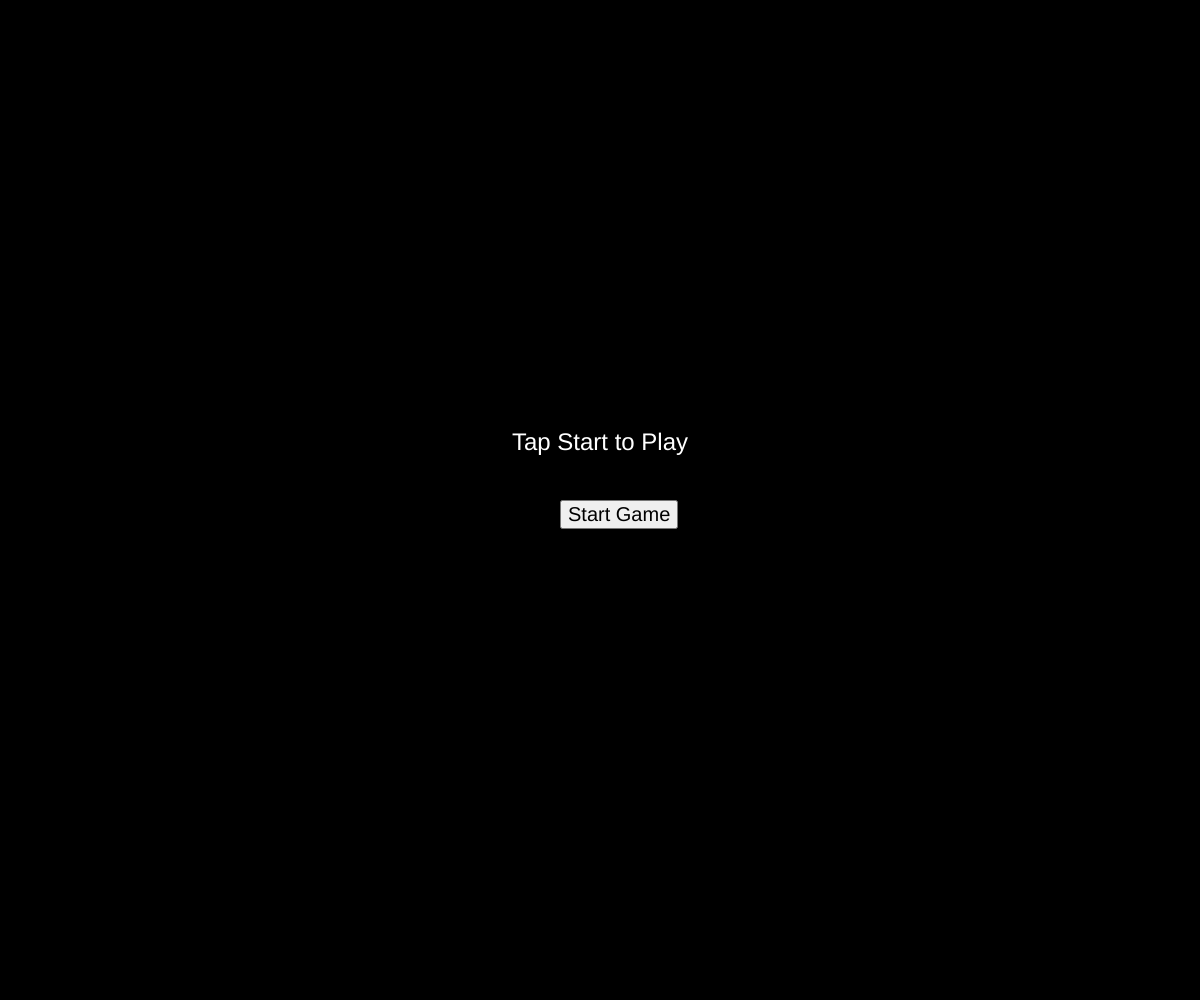
Frame 1 (no input)
Frame 60 (no input): identical to frame 1, image omitted
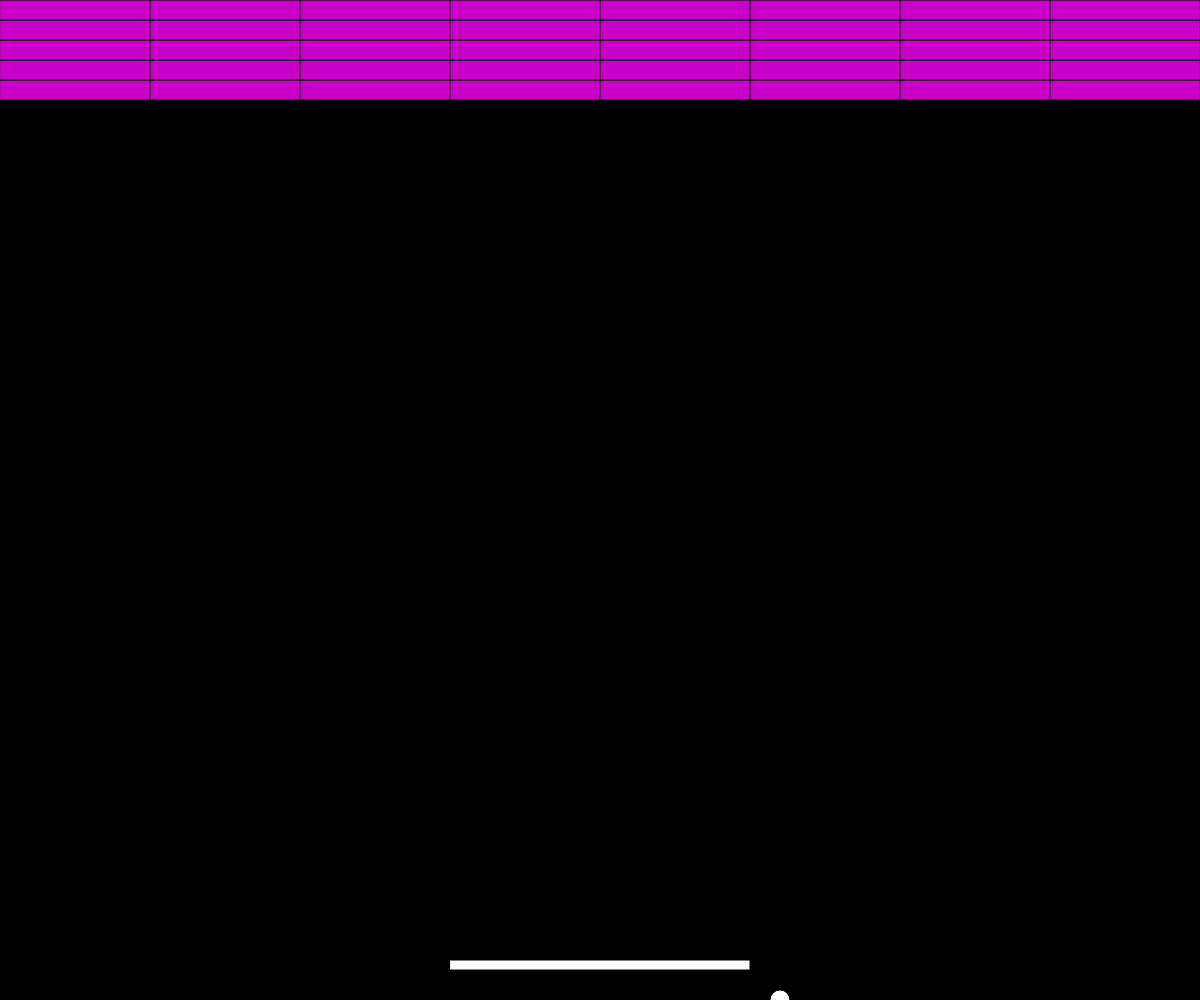
Frame 120 (the mouse pressed at the canvas centre since frame 60)

The p5.js sketch that drew these frames (run headless with seeded random() and noise() and a simulated clock; from frame 60 on, the mouse is pressed at the canvas centre):

// p5.js sketch
// ── sketch.js
let ball;
let paddle;
let bricks = [];
let cols = 8;
let rows = 5;
let gameStarted = false;
let startButton, restartButton;

function setup() {
  createCanvas(windowWidth, windowHeight);
  ball = new Ball();
  paddle = new Paddle();
  setupBricks();

  // Create Start Button
  startButton = createButton('Start Game');
  startButton.position(width / 2 - 40, height / 2);
  startButton.mousePressed(startGame);
  startButton.style('font-size', '20px');

  // Create Restart Button (Initially Hidden)
  restartButton = createButton('Restart');
  restartButton.position(width / 2 - 30, height / 2 + 50);
  restartButton.mousePressed(restartGame);
  restartButton.hide();
  restartButton.style('font-size', '20px');
}

function draw() {
  background(0);

  if (!gameStarted) {
    textSize(24);
    fill(255);
    textAlign(CENTER);
    text("Tap Start to Play", width / 2, height / 2 - 50);
    return;
  }

  ball.update();
  ball.show();
  ball.checkPaddle(paddle);

  paddle.show();
  paddle.move();

  // Show and check brick collisions
  for (let i = bricks.length - 1; i >= 0; i--) {
    bricks[i].show();
    if (ball.hits(bricks[i])) {
      bricks.splice(i, 1);
      ball.reverse();
    }
  }

  // Check for game over
  if (ball.offScreen()) {
    gameOver();
  }

  // Check for win condition (all bricks cleared)
  if (bricks.length === 0) {
    gameOver(true);
  }
}

function startGame() {
  gameStarted = true;
  startButton.hide();
}

function restartGame() {
  gameStarted = false;
  startButton.show();
  restartButton.hide();
  ball = new Ball();
  paddle = new Paddle();
  setupBricks();
  loop();
}

function gameOver(win = false) {
  noLoop(); // Stop the game
  textSize(32);
  fill(win ? "green" : "red");
  textAlign(CENTER);
  text(win ? "You Win!" : "Game Over!", width / 2, height / 2);
  restartButton.show();
}

function setupBricks() {
  bricks = [];
  let brickWidth = width / cols;
  let brickHeight = 20;
  for (let i = 0; i < cols; i++) {
    for (let j = 0; j < rows; j++) {
      bricks.push(new Brick(i * brickWidth, j * brickHeight, brickWidth, brickHeight));
    }
  }
}

// Ball Class
class Ball {
  constructor() {
    this.x = width / 2;
    this.y = height - 30;
    this.r = 10;
    this.xSpeed = 3;
    this.ySpeed = -3;
  }

  update() {
    this.x += this.xSpeed;
    this.y += this.ySpeed;

    if (this.x < 0 || this.x > width) {
      this.xSpeed *= -1; // Bounce off left/right walls
    }
    
    if (this.y < 0) {
      this.ySpeed *= -1; // Bounce off top wall
    }
  }

  show() {
    fill(255);
    ellipse(this.x, this.y, this.r * 2);
  }

  checkPaddle(paddle) {
    if (this.y + this.r >= paddle.y &&
        this.x > paddle.x && this.x < paddle.x + paddle.w) {
      this.ySpeed *= -1; // Bounce off the paddle
    }
  }

  hits(brick) {
    return (this.x > brick.x && this.x < brick.x + brick.w &&
            this.y > brick.y && this.y < brick.y + brick.h);
  }

  reverse() {
    this.ySpeed *= -1;
  }

  offScreen() {
    return this.y > height;
  }
}

// Paddle Class
class Paddle {
  constructor() {
    this.w = width / 4; // Adjust width for mobile
    this.h = 10;
    this.x = width / 2 - this.w / 2;
    this.y = height - 40;
    this.speed = 6;
  }

  move() {
    // Paddle moves based on touch
    if (touches.length > 0) {
      this.x = touches[0].x - this.w / 2;
    }
    this.x = constrain(this.x, 0, width - this.w);
  }

  show() {
    fill(255);
    rect(this.x, this.y, this.w, this.h);
  }
}

// Brick Class
class Brick {
  constructor(x, y, w, h) {
    this.x = x;
    this.y = y;
    this.w = w;
    this.h = h;
  }

  show() {
    fill(200, 0, 200);
    rect(this.x, this.y, this.w, this.h);
  }
}

function touchMoved() {
  paddle.x = constrain(mouseX - paddle.w / 2, 0, width - paddle.w);
  return false; // Prevent scrolling
}
